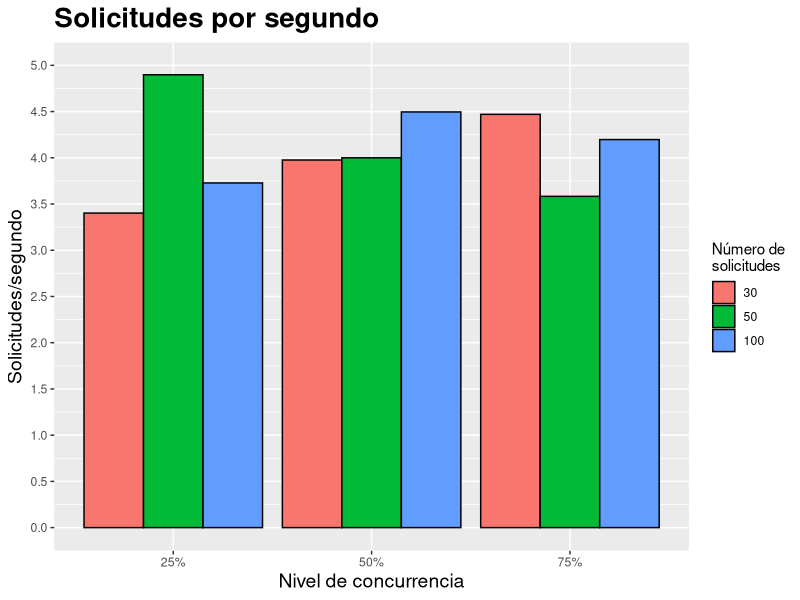
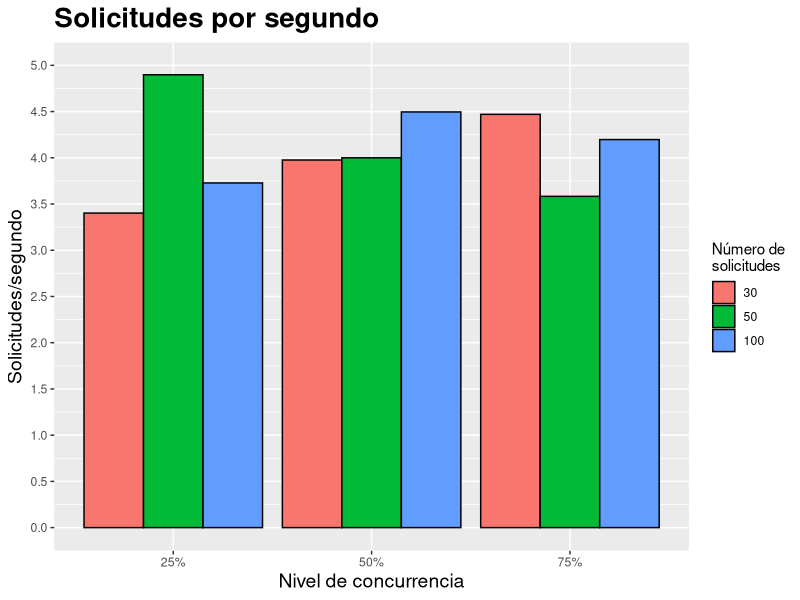

Generate these figures, in order, with R:
#!/usr/bin/env Rscript
library("ggplot2")

solicitudes <- c(30,30,30,50,50,50,100,100,100)
concurrencia <- c("25%","50%","75%","25%","50%","75%","25%","50%","75%")
solicitudesSegundo <- c(3.402,3.976,4.470,4.898,4.000,3.583,3.728,4.496,4.197)

solicitudes.factor <- factor(solicitudes)
concurrencia.factor <- factor(concurrencia)

as.numeric(solicitudes.factor)
as.character(concurrencia.factor)

datos <- data.frame(solicitudes.factor, concurrencia.factor, solicitudesSegundo)

ggplot(data = datos, aes(x = concurrencia.factor, y = solicitudesSegundo, fill = solicitudes.factor)) +
  geom_bar(stat = "identity", position = position_dodge(), colour = "black") + 
  coord_cartesian(ylim=c(0, 5)) + 
  scale_y_continuous(breaks=seq(0, 5, 0.5)) + 
  scale_fill_discrete(name="Número de\nsolicitudes") + 
  xlab("Nivel de concurrencia") + ylab("Solicitudes/segundo") + ggtitle("Solicitudes por segundo") +
  theme(plot.title=element_text(face="bold", size=20),
        axis.title=element_text(size=14))

ggsave("gra_sps.png")
